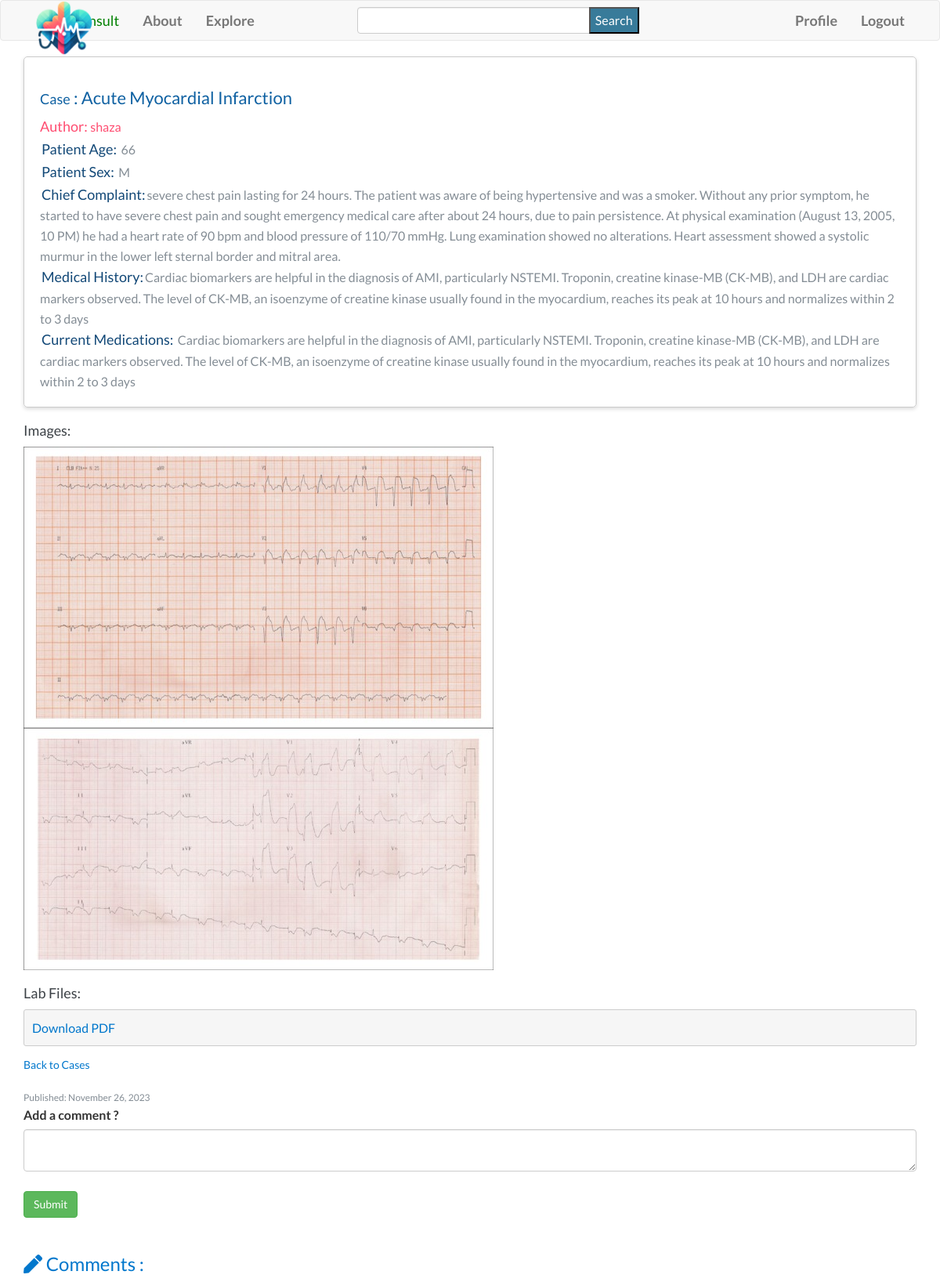
Before: /show_case/1 (signed in) with the older database file.
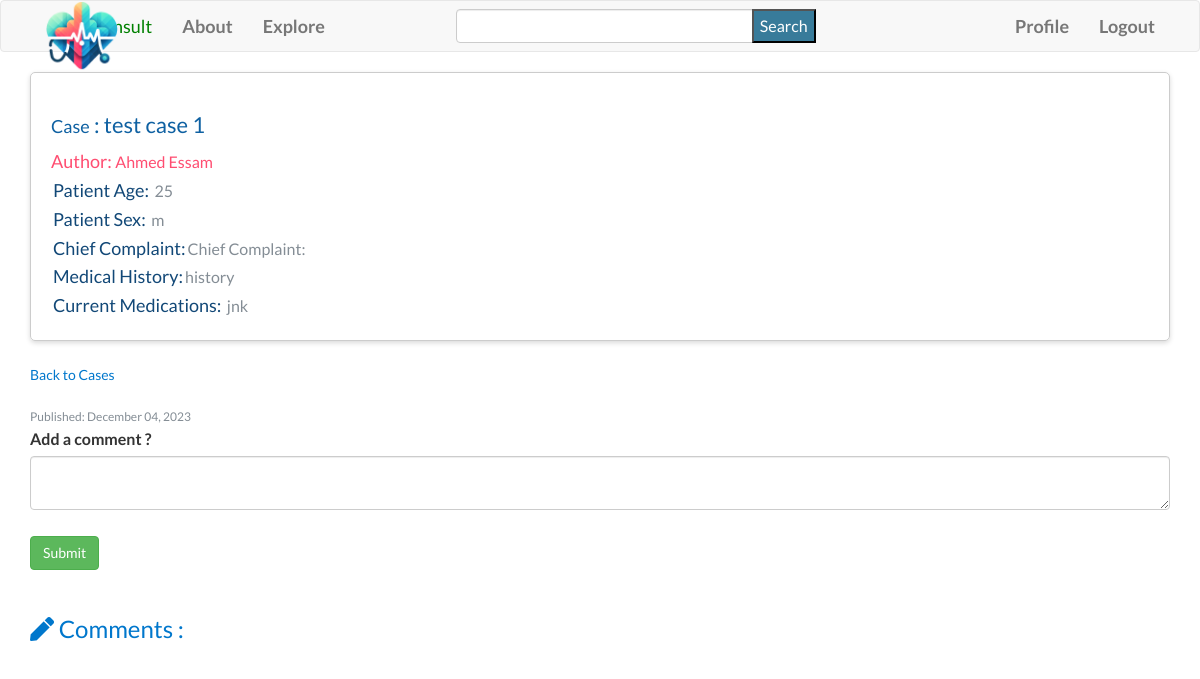
After: the same page with the newer database file.
### app/models.py (models this page shows, shortened)
class Case(db.Model):
    __searchable__ = ['title', 'question', 'chief_complaint']
    id = db.Column(db.Integer, primary_key=True)
    title = db.Column(db.String(140))
    question = db.Column(db.String(140))
    patient_age = db.Column(db.String(20))
    patient_sex = db.Column(db.String(10))
    chief_complaint = db.Column(db.Text)
    medical_history = db.Column(db.Text)
    current_medications = db.Column(db.Text)
    image_files = db.Column(db.String(255))  # Store file paths for images
    lab_files = db.Column(db.String(255))  # Store file paths for lab files
    timestamp = db.Column(db.DateTime, index=True, default=datetime.utcnow)
    user_id = db.Column(db.Integer, db.ForeignKey('user.id'))
    comments = db.relationship('Comment', backref='case', lazy='dynamic')
    def get_images(self):
        return self.image_files.split(',') if self.image_files else []
    def get_lab_files(self):
        return self.lab_files.split(",") if self.lab_files else []

class User(UserMixin,db.Model):
    id = db.Column(db.Integer, primary_key=True)
    username = db.Column(db.String(65), index=True, unique=True)
    email = db.Column(db.String(120), index=True, unique=True)
    password_hash = db.Column(db.String(128))
    bio = db.Column(db.String(200))
    medical_degree = db.Column(db.String(100))
    speciality = db.Column(db.String(100))
    licenses = db.Column(db.String(200))
    last_seen = db.Column(db.DateTime, default=datetime.utcnow)
    cases = db.relationship('Case', backref='author', lazy="dynamic")
    followed = db.relationship(
        'User',
        secondary=followers,
        primaryjoin=(followers.c.follower_id == id),
        secondaryjoin=(followers.c.followed_id == id),
        backref=db.backref('followers',lazy='dynamic'),
        lazy='dynamic'
        )
    comments= db.relationship('Comment', backref='author', lazy='dynamic')

### app/routes.py (the view, shortened to what this page needs)
@app.route("/show_case/<case_id>", methods=['GET', 'POST'])
def show_case(case_id):
    case = Case.query.get_or_404(case_id)
    comments = case.comments.order_by(Comment.timestamp.desc())
    form = CommentForm()
    if case:
        comments = case.comments.order_by(Comment.timestamp.desc())
        return render_template('show_case.html', title=case.title, case=case, form=form, comments=comments)

### forms.py
class SearchForm(FlaskForm):
    query = StringField('Query', validators=[DataRequired()])
    submit = SubmitField('Search')

class CommentForm(FlaskForm):
    text = TextAreaField('Leave a comment', validators=[DataRequired()])
    submit = SubmitField('Submit')

### app/routes.py (called while the page is built)
@login.user_loader
def load_user(id):
    return User.query.get(int(id))

@app.before_request
def before_request():
    if current_user.is_authenticated:
        current_user.last_seen = datetime.utcnow()
        db.session.commit()
        g.search_form = SearchForm()

### app/templates/show_case.html (shortened to what this page needs)
{% extends "base.html" %}
{% import 'bootstrap/wtf.html' as wtf %}
{% block head %}
    {{ super() }}
    <link rel="stylesheet" href="{{ url_for('static', filename='css/show_case.css') }}">
{% endblock %}
{% block app_content %}
<div class="case-card">
  <h1 class="case-title"><span>Case</span> : {{ case.title }}</h1>
  <p class="case-author" style="color:#FF4D71;"><span>Author: </span>{{ case.author.username }}</p>
  <p class="case-detail""><span style="color:#124877;padding:2px;">Patient Age: </span>{{ case.patient_age }}</p>
  <p class="case-detail""><span style="color:#124877;padding:2px;">Patient Sex: </span>{{ case.patient_sex }}</p>
  <p class="case-detail""><span style="color:#124877;padding:2px;">Chief Complaint:</span>{{ case.chief_complaint }}</p>
  <p class="case-detail""><span style="color:#124877;padding:2px;">Medical History:</span>{{ case.medical_history }}</p>
  <p class="case-detail""><span style="color:#124877;padding:2px;">Current Medications: </span>{{ case.current_medications }}</p>
</div>
{% if case.get_images() %}
  <h2 class="case-subtitle">Images:</h2>
  <ul class="case-images">
    {% for image_path in case.get_images() %}
      <li>
        <img class="case-image" src="{{ url_for('static', filename=image_path) }}" alt="Image">
      </li>
    {% endfor %}
  </ul>
{% endif %}
{% if case.get_lab_files() %}
  <h2 class="case-subtitle">Lab Files:</h2>
  <ul class="case-files">
    {% for lab_file_path in case.get_lab_files() %}
      <li>
        <a class="case-file-link" href="{{ url_for('static', filename=lab_file_path) }}" >Download PDF</a>
      </li>
    {% endfor %}
  </ul>
{% endif %}
<p><a class="case-back-link" href="{{ url_for('explore') }}">Back to Cases</a></p>
<p class="case-date">Published: {{ case.timestamp.strftime('%B %d, %Y') }}</p>
<div class="comment_form">
  <form action="{{ url_for('show_case', case_id=case.id) }}" method="post">
    <label for="comments">Add a comment ?</label>
    {{ form.text(class="form-control") }}
    <br>
    <button type="submit" class="btn btn-success">Submit</button>
  </form>
</div>
<h3 style="color:#07c; "><i class="fas fa-pen"></i> Comments :</h3>
{% endblock %}

Changed rows visible on the page:
no longer on this page (row unchanged): User: author.username "shaza"
changed Case: title "Acute Myocardial Infarction" → "test case 1"; patient_age "66" → "25"; patient_sex "M" → "m"; chief_complaint "severe chest pain lasting for 24 hours. The patient was aware of being hypertensive and was a smoker. Without any prior symptom, he started to have severe chest pain and sought emergency medical care after about 24 hours, due to pain persistence. At physical examination (August 13, 2005, 10 PM) he had a heart rate of 90 bpm and blood pressure of 110/70 mmHg. Lung examination showed no alterations. Heart assessment showed a systolic murmur in the lower left sternal border and mitral area." → "Chief Complaint:"; medical_history "Cardiac biomarkers are helpful in the diagnosis of AMI, particularly NSTEMI. Troponin, creatine kinase-MB (CK-MB), and LDH are cardiac markers observed. The level of CK-MB, an isoenzyme of creatine kinase usually found in the myocardium, reaches its peak at 10 hours and normalizes within 2 to 3 days" → "history"; current_medications "Cardiac biomarkers are helpful in the diagnosis of AMI, particularly NSTEMI. Troponin, creatine kinase-MB (CK-MB), and LDH are cardiac markers observed. The level of CK-MB, an isoenzyme of creatine kinase usually found in the myocardium, reaches its peak at 10 hours and normalizes within 2 to 3 days" → "jnk"; timestamp "November 26, 2023" → "December 04, 2023"; image_files "ecg1.jpg,ecg2.jpg" → empty (drawn); lab_files "labs.pdf" → empty (drawn)
now on this page (row edited): User: author.username "Ahmed Essam"
Other visible differences:
text no longer shown: "Images: Lab Files:"
